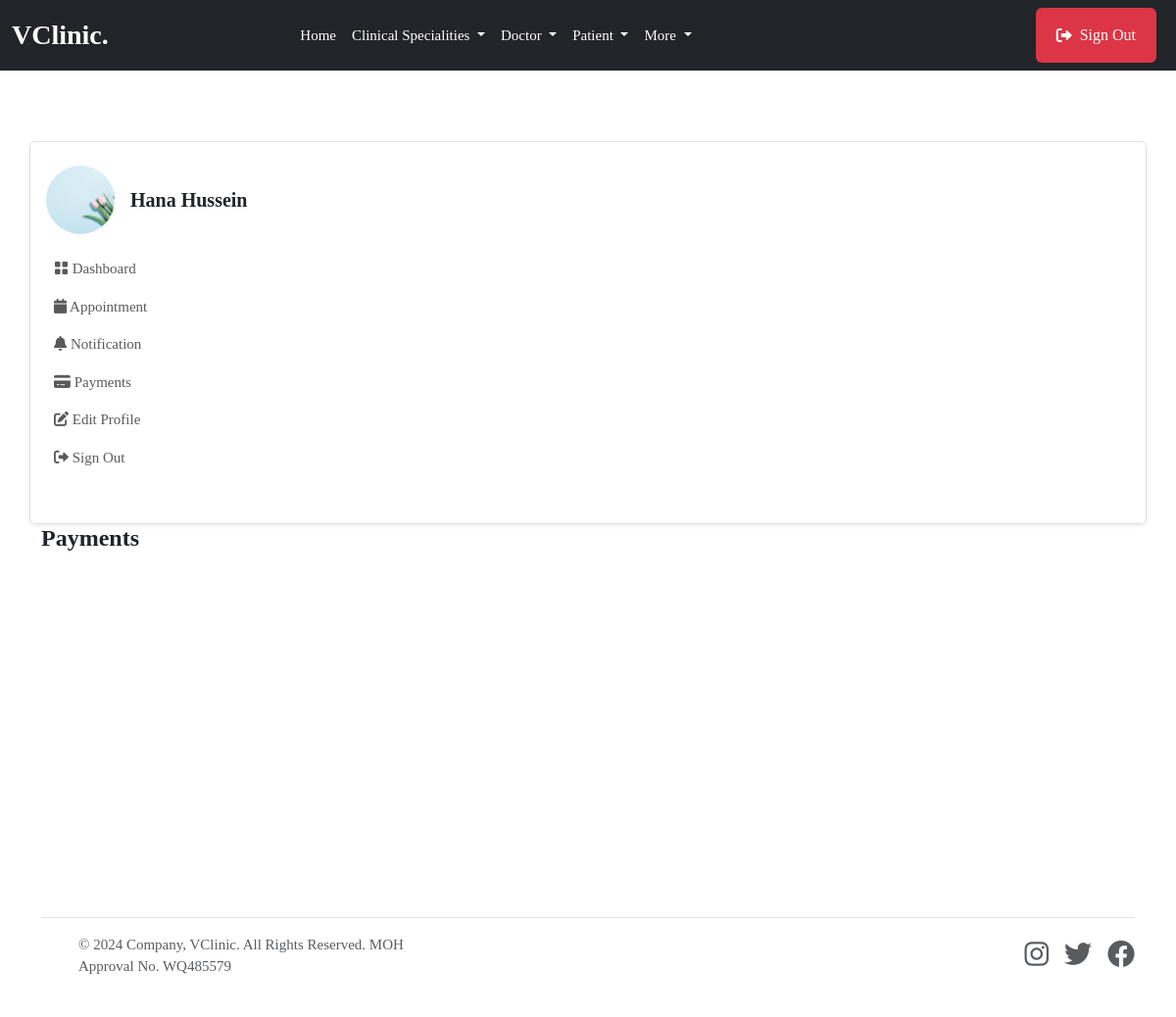
Screenshot of /patient/notifications/ (signed in) with the database file from the repository.
### userauthapp/models.py (models this page shows, shortened)
class User(AbstractUser):       # override default user model
    email = models.EmailField(unique=True)
    username = models.CharField(max_length=100, null=True, blank=True)
    user_type = models.CharField(max_length=50, choices=USER_TYPE, null=True, blank=True, default=None)
    USERNAME_FIELD = "email"
    REQUIRED_FIELDS = ['username']

### patientapp/models.py (models this page shows, shortened)
class Patient(models.Model):         #create a new model from scratch
    user = models.OneToOneField(userauth_models.User, on_delete=models.CASCADE)  #when we delete this user , we delete doctor, there should be only one doctor that has one user model
    image = models.FileField(upload_to='images', blank=True, null=True)
    full_name = models.CharField(max_length=100, blank=True, null=True)
    mobile = models.CharField(max_length=15, blank=True, null=True)
    address = models.CharField(max_length=100, null=True, blank=True)
    email = models.CharField(max_length=100, null=True, blank=True)
    gender = models.CharField(max_length=100, null=True, blank=True)
    blood_group = models.CharField(max_length=100, null=True, blank=True)
    date_of_birth= models.DateTimeField(default=timezone.now, null=True, blank=True)

### patientapp/views.py (the view)
# urls.py: path("notifications/", views.notifications, name="notifications"),
@login_required
def notifications(request):
    patient = patient_models.Patient.objects.get(user=request.user)
    notifications = patient_models.Notification.objects.filter(patient=patient, seen=False)
    context = {
        "notifications": notifications
    }
    return render(request, "patientapp/notifications.html", context)

### templates/patientapp/notifications.html (shortened to what this page needs)
{% extends 'partials/base.html' %} {% block content %}
<section class="pt-5 pb-5">
    <div class="container">
        <div class="row mt-0 mt-md-4">
            {% include 'patientapp/sidebar.html' %}
            <div class="col-lg-9 col-md-8 col-12">
                <h4 class="mb-0 mb-4 fw-bold">Payments</h4>
            </div>
        </div>
</section>
{% endblock content %}

### templates/patientapp/sidebar.html (shortened to what this page needs)
    <nav class="navbar navbar-expand-md shadow-sm mb-4 mb-lg-0 sidenav border rounded">
        <div class="collapse navbar-collapse p-3" id="sidenav">
            <div class="navbar-nav flex-column">
                <div class="d-flex align-items-center mb-3">
                    {% if request.user.patient.image %}
                    <img src="{{request.user.patient.image.url}}" alt="avatar" class="rounded-circle avatar-xl" style="width: 70px; height: 70px; object-fit: cover" />
                    {% endif %}
                    <div class="ms-3">
                        <h5 class="mb-0 fw-bold">{{request.user.patient.full_name}}</h5>
                    </div>
                </div>
                <ul class="list-unstyled ms-n2 mb-4">
                    <li class="nav-item">
                        <a class="dropdown-item nav-link" href="{% url 'patientapp:dashboard' %}"><i class="bi bi-grid-fill"></i> Dashboard</a>
                    </li>
                    <li class="nav-item">
                        <a class="dropdown-item nav-link" href="{% url 'patientapp:appointments' %}"><i class="fas fa-calendar"></i> Appointment</a>
                    </li>
                    <li class="nav-item">
                        <a class="dropdown-item nav-link" href="{% url 'patientapp:notifications' %}"><i class="fas fa-bell"></i> Notification</a>
                    </li>
                    <li class="nav-item">
                        <a class="dropdown-item nav-link" href="{% url 'patientapp:payments' %}"><i class="fas fa-credit-card"></i> Payments</a>
                    </li>
                    <li class="nav-item">
                        <a class="nav-link" href="{% url 'patientapp:profile' %}"> <i class="fas fa-edit"></i> Edit Profile </a>
                    </li>
                    <li class="nav-item">
                        <a class="nav-link" href="{% url 'userauthapp:sign-out' %}"> <i class="fas fa-sign-out-alt"></i> Sign Out </a>
                    </li>
                </ul>
            </div>
        </div>
    </nav>
</div>

### static/assets/css/style.css (style rules this page uses)
body { background: #ffffff; color: var(--bs-body-color); font-size: 15px; font-family: var(--body-font-family); margin: 0; overflow-x: hidden !important; font-weight: 400; }

### rows the page displays
User: user.patient.image (picture), user.patient.full_name "Hana Hussein"
